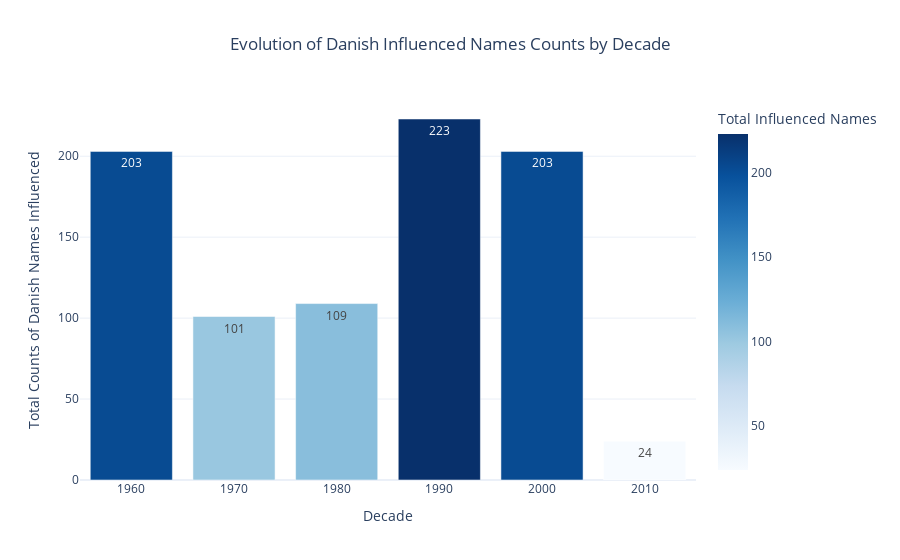

Write notebook code for a chart like this one.
### Code cell
# Step 1: Add a 'Decade' column based on the 'Year' column
sort_significant['Decade'] = (sort_significant['Year'] // 10) * 10

# Group by decade and get the top 3 names for each decade
top_names_by_decade = (
    sort_significant.groupby('Decade')
    .apply(lambda group: group.nlargest(3, 'Count')[['Decade', 'Label', 'Count']])  # Retain 'Decade' column
    .reset_index(drop=True)  # Flatten the index without dropping columns
    .groupby('Decade')['Label']
    .apply(list)
    .reset_index()
)

# Merge the top names with the counts for each decade
counts_by_decade = sort_significant.groupby('Decade')['Count'].sum().reset_index()
counts_with_top_names = counts_by_decade.merge(top_names_by_decade, on='Decade', how='left')

# Create the bar plot with Plotly
# Create the bar plot with Plotly
fig = px.bar(
    counts_with_top_names,
    x='Decade',
    y='Count',
    text='Count',  # Display the count value on the bars
    labels={'Decade': 'Decade', 'Count': 'Total Influenced Names'},
    title='Evolution of Danish Influenced Names Counts by Decade',
    color='Count',  # Optional: Color bars based on the count
    color_continuous_scale='Blues',
)

# Customize the hover template to replace "Label" with "Top 3 Names"
fig.update_traces(
    hovertemplate="<b>Decade: %{x}</b><br>Total Influenced Names: %{y}<br>Top 3 Names: %{customdata[0]}<extra></extra>",
    customdata=counts_with_top_names[['Label']]  # Pass top names for the tooltip
)

# Update layout for better visuals
fig.update_layout(
    xaxis=dict(
        tickvals=counts_by_decade['Decade'],  # Ensure only decades appear
        title='Decade'
    ),
    yaxis_title='Total Counts of Danish Names Influenced',
    title_x=0.5,
    template='plotly_white'
)

# Show the figure
fig.show()

# save as Html
fig.write_html("docs/_includes/danish_influenced_names_by_decades_top3.html")

### Figure 1 — Plotly figure (JSON) as saved in the notebook; plotly's stock layout.template omitted (floating-point values rounded to 4 significant figures)
{"data": [{"alignmentgroup": "True", "customdata": [[["Benjamin from The Graduate", "George from Who'S Afraid Of Virginia Woolf?", "Raymond from The Manchurian Candidate"]], [["David from Straw Dogs", "Nora from Pete'S Dragon", "Henry from The Sting"]], [["Julie from Tootsie", "Harry from When Harry Met Sally...", "Jack from An American Werewolf In London"]], [["William from Falling Down", "William from Braveheart", "William from Meet Joe Black"]], [["William from Almost Famous", "Leonard from Memento", "Neo from The Matrix Revolutions"]], [["Albert from The King'S Speech", "Thor from Thor", "Stein from The Help"]]], "hovertemplate": "<b>Decade: %{x}</b><br>Total Influenced Names: %{y}<br>Top 3 Names: %{customdata[0]}<extra></extra>", "legendgroup": "", "marker": {"color": [203, 101, 109, 223, 203, 24], "coloraxis": "coloraxis", "pattern": {"shape": ""}}, "name": "", "offsetgroup": "", "orientation": "v", "showlegend": false, "text": [203, 101, 109, 223, 203, 24], "textposition": "auto", "type": "bar", "x": [1960, 1970, 1980, 1990, 2000, 2010], "xaxis": "x", "y": [203, 101, 109, 223, 203, 24], "yaxis": "y"}], "layout": {"barmode": "relative", "coloraxis": {"colorbar": {"title": {"text": "Total Influenced Names"}}, "colorscale": [[0, "rgb(247,251,255)"], [0.125, "rgb(222,235,247)"], [0.25, "rgb(198,219,239)"], [0.375, "rgb(158,202,225)"], [0.5, "rgb(107,174,214)"], [0.625, "rgb(66,146,198)"], [0.75, "rgb(33,113,181)"], [0.875, "rgb(8,81,156)"], [1, "rgb(8,48,107)"]]}, "legend": {"tracegroupgap": 0}, "title": {"text": "Evolution of Danish Influenced Names Counts by Decade", "x": 0.5}, "xaxis": {"anchor": "y", "domain": [0, 1], "tickvals": [1960, 1970, 1980, 1990, 2000, 2010], "title": {"text": "Decade"}}, "yaxis": {"anchor": "x", "domain": [0, 1], "title": {"text": "Total Counts of Danish Names Influenced"}}}}
